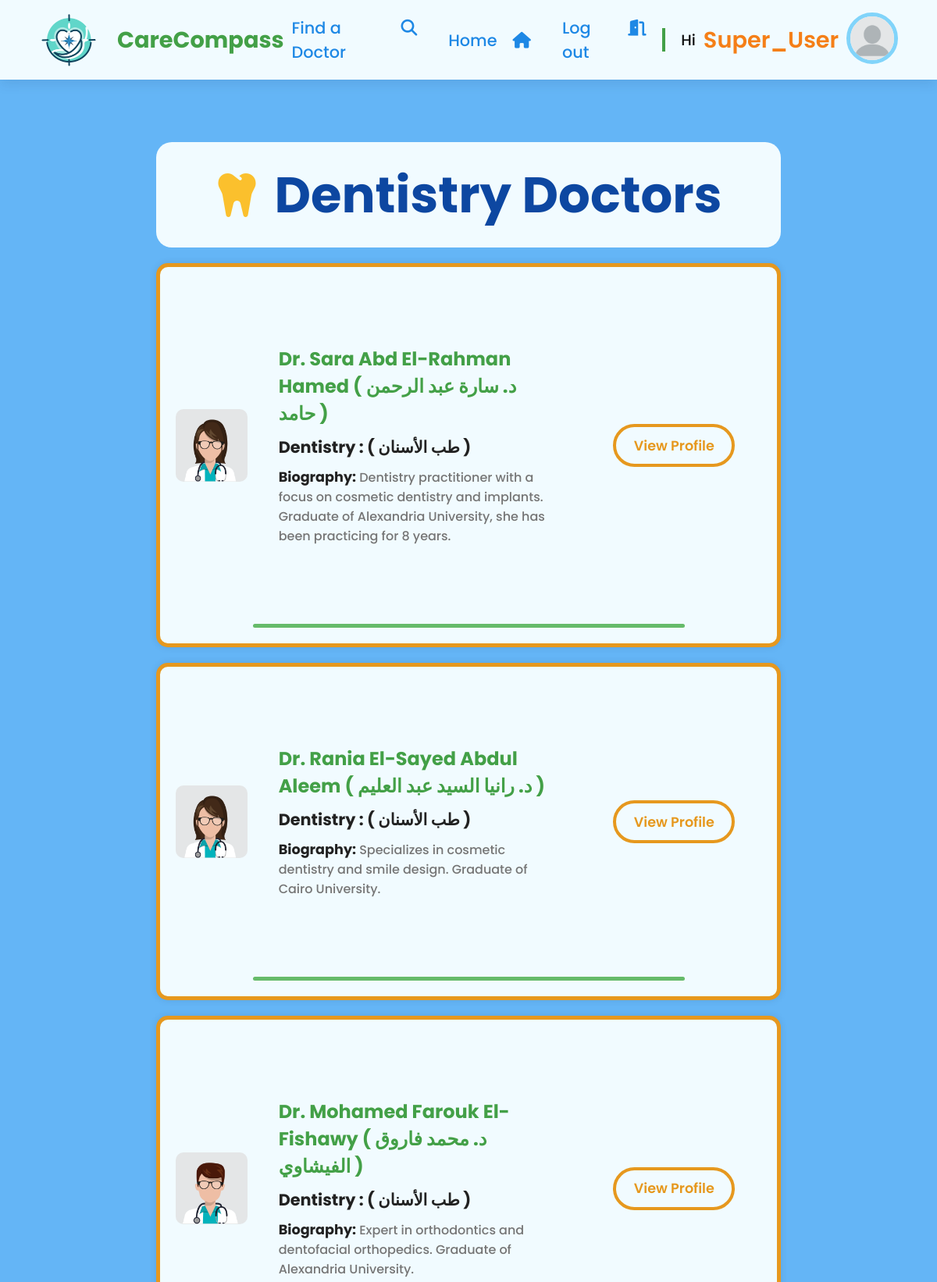
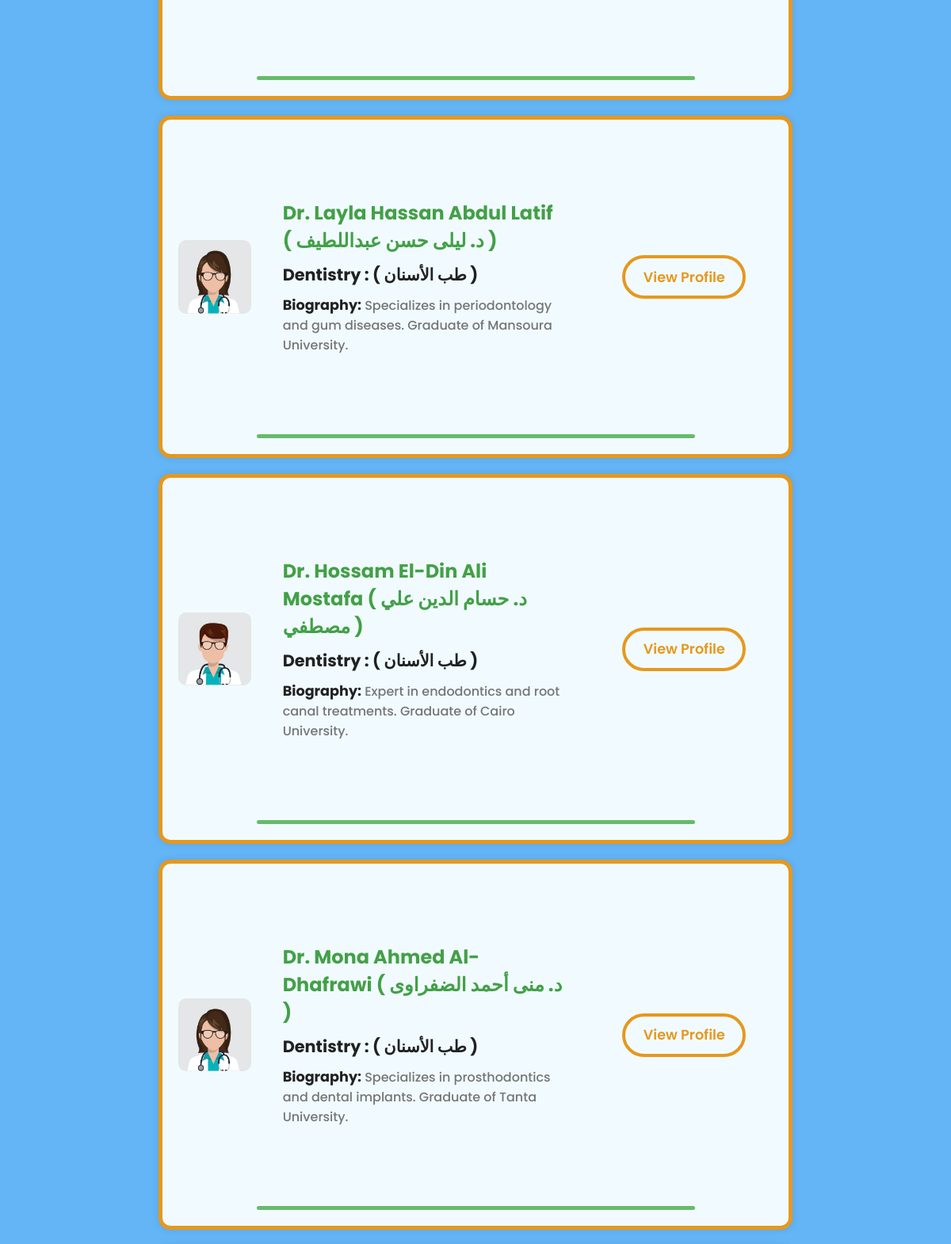
Screenshot of /specialized_doctors?specialty=Dentistry (signed in, upper part) with the database file from the repository (2 pictures, top to bottom).
### Users/models.py (models this page shows, shortened)
class UserProfile(models.Model):
    user = models.OneToOneField(User, on_delete=models.CASCADE)
    city = models.CharField(max_length=100, blank=True)
    profile_img = models.ImageField(upload_to='profile_images', default='default/blank-profile-picture.png')
    phone_number = models.CharField(max_length=13, blank=True)

### Doctors/models.py (models this page shows, shortened)
class DoctorProfile(models.Model):
    GENDER_CHOICES = [
        ('Male', 'Male'),
        ('Female', 'Female'),
    ]
    full_name_in_english = models.CharField(max_length=100)
    full_name_in_arabic = models.CharField(max_length=100)
    doctor_profile_img = models.ImageField(upload_to='doctors_profile_images', blank=True, null=True)
    english_bio = models.TextField()
    arabic_bio = models.TextField()
    phone = models.CharField(max_length=13)
    address_in_english = models.CharField(max_length=255)
    address_in_arabic = models.CharField(max_length=255)
    specialization_in_english = models.CharField(max_length=100)
    specialization_in_arabic = models.CharField(max_length=100)
    gender = models.CharField(max_length=6, choices=GENDER_CHOICES)
    birthdate = models.DateField()
    default_pic_mapping = {
        'Male': 'default/male_blank_doctor.png',
        'Female': 'default/female_blank_doctor.png'
    }
    def get_profile_pic_url(self):
        if not self.doctor_profile_img:
            return os.path.join(settings.MEDIA_URL, self.default_pic_mapping[self.gender])
        return self.doctor_profile_img.url

### Search/views.py (the view)
# urls.py: path('specialized_doctors', views.specialized_doctors, name='specialized_doctors'),
@login_required(login_url= "login")
def specialized_doctors(request):
    if request.method == 'GET':
        specialty = request.GET.get('specialty')
        doctors = DoctorProfile.objects.filter(specialization_in_english__exact=specialty)
        specialty_icon = specialty_icons[specialty]
    context = {
        'doctors': doctors,
        'specialty': specialty,
        'specialty_icon': specialty_icon,
    }
    return render(request, 'Search/specialized_doctors.html', context)

### Search/templates/Search/specialized_doctors.html (shortened to what this page needs)
{% extends "base.html" %}
{% load static %}
{% block extra_css %}
    <link rel="stylesheet" href="{% static 'css/search_result_styles.css' %}">
{% endblock %}
{% block content %}
    <section>
        <div class="specialty-header">
            <i class="{{ specialty_icon }}"></i>
            <p> {{ specialty }} Doctors </p>
        </div>
        {% if doctors %}
            {% for doctor in doctors %}
                {% include 'Search/doctors_list.html' %}
            {% endfor %}
        {% else %}
            <h2 style="text-align: center; margin-top: 50px;">NO Doctors Found!!</h2>
        {% endif %}
    </section>
{% endblock %}

### templates/navbar.html (shortened to what this page needs)
{% load static %}
<header>
    <a href="{% url 'home' %}" class="logo">
        <img src="{% static 'images/Logo.png' %}" alt="Logo">
        CareCompass
    </a>
    <nav class="navigation-bar">
        {% if user.is_authenticated %}
            <div class="navigation-bar-links">
                <div class="nav-link">
                    <a href="/#find-doctor" id="find-doctor-link">Find a Doctor</a>
                    <i class="fa-solid fa-magnifying-glass"></i>
                </div>
                <div class="nav-link">
                    <a href="{% url 'home' %}">Home</a>
                    <i class="fa-solid fa-house"></i>
                </div>
                <div class="nav-link">
                    <a href="{% url 'logout' %}">Log out</a>
                    <i class="fa-solid fa-door-open"></i>
                </div>
            </div>
            <span class="separator"></span>
            <p class="logged-in-user">Hi <a href="{% url 'user_profile' %}"> <span>{{ user.username }}</span> </a></p>
            <div class="user-avatar">
                <img src="{{ user.userprofile.profile_img.url }}" alt="{{ user.username }}">
            </div>
        {% endif %}
    </nav>
</header>

### Search/templates/Search/doctors_list.html
<div class="doctor-row">
    <div class="doctor-container">
        <div class="doctor-image">
            <img src="{{ doctor.get_profile_pic_url }}" alt="{{ doctor.full_name_in_english }}">
        </div>
        <div class="doctor-info">
            <a href="{% url 'doctor_profile' %}?id={{ doctor.id }}">
                <h3 class="doctor-name">Dr. {{ doctor.full_name_in_english }} <span class="rtl">( د. {{ doctor.full_name_in_arabic }} )</span></h3>
            </a>
            <h5 class="doctor-specialty">{{ doctor.specialization_in_english }} : <span class="rtl">( {{ doctor.specialization_in_arabic }} )</span></h5>
            <p class="doctor-bio"> <span>Biography:</span> {{ doctor.english_bio }}</p>
        </div>
        <div class="doctor-contact">
            <a href="{% url 'doctor_profile' %}?id={{ doctor.id }}" class="profile-link"> <button class="profile-btn">View Profile</button> </a>
        </div>
    </div>
    <hr>
</div>

### static/css/basic.css (style rules this page uses)
:root { --primary-blue: #1E88E5; --primary-blue-light: #64B5F6; --primary-blue-dark: #1565C0; --primary-blue-darker: #0D47A1; --primary-accent-blue: #81D4FA; --primary-accent-blue-light: #daf0fb; --secondary-green: #43A047; --secondary-green-light: #66BB6A; --secondary-accent-green: #15d46b; --secondary-green-dark: #2E7D32; --secondary-green-darker: #1B5E20; --neutral-white: #f1fbff; --text-dark-gray: #424242; --text-dark-gray-light: #757575; --text-dark-gray-dark: #212121; --text-dark-gray-darker: #0E0E0E; --error-red: #E53935; --error-red-light: #EF5350; --error-red-accent: #FF5A5F; --error-red-accent-light: #ffc8ca; --accent-pinkish-red: #DB5C91; --accent-pinkish-red-light: #F48FB1; --accent-orange: #E6981E; --accent-orange-light: #FBC02D; --accent-orange-dark: #F57F17; }
* { font-family: "Poppins", sans-serif; margin: 0; padding: 0; box-sizing: border-box; scroll-behavior: smooth; }
.rtl { direction: rtl; }
a { text-decoration: none; }
#base-page-body { min-height: 100vh; width: 100vw; position: relative; background-color: var(--primary-blue-light); display: flex; flex-direction: column; overflow-x: hidden; }
section { padding: 150px 200px; }
header { background-color: var(--neutral-white); width: 100%; display: flex; position: sticky; top: 0px; justify-content: space-between; align-items: center; padding: 10px 30px; box-shadow: 0px 5px 15px rgba(1, 28, 64, 0.1); z-index: 999; }
.logo { display: flex; align-items: center; justify-content: center; text-decoration: none; color: var(--secondary-green); font-size: 1.8em; font-weight: 700; }
.logo img { width: 120px; }
.navigation-bar { display: flex; align-items: center; justify-content: center; }
.navigation-bar-links { display: flex; align-items: center; gap: 20px; }
.nav-link { display: flex; justify-content: center; align-items: baseline; color: var(--primary-blue); font-size: 1.3em; font-weight: 500; padding: 10px; cursor: pointer; }
.nav-link a { color: var(--primary-blue); }
.nav-link i { margin-left: 20px; }
.logged-in-user { color: var(--text-dark-gray-darker); margin: 0; display: flex; justify-content: center; align-items: center; text-decoration: none; font-size: 1.2em; font-weight: 500; padding: 10px; }
.logged-in-user span { padding-left: 10px; color: var(--accent-orange-dark); font-size: 1.5em; font-weight: 600; }
.separator { width: 5px; height: 30px; margin: 10px; background-color: var(--secondary-green); }
.user-avatar { width: 70px; height: 70px; margin-right: 20px; }
.user-avatar img { width: 100%; border: 5px solid var(--primary-accent-blue); border-radius: 50%; }

### rows the page displays
DoctorProfile: full_name_in_english "Sara Abd El-Rahman Hamed", full_name_in_arabic "سارة عبد الرحمن حامد", specialization_in_english "Dentistry", specialization_in_arabic "طب الأسنان", english_bio "Dentistry practitioner with a focus on cosmetic dentistry and implants. Graduate of Alexandria University, she has been practicing for 8 years."
DoctorProfile: full_name_in_english "Rania El-Sayed Abdul Aleem", full_name_in_arabic "رانيا السيد عبد العليم", specialization_in_english "Dentistry", specialization_in_arabic "طب الأسنان", english_bio "Specializes in cosmetic dentistry and smile design. Graduate of Cairo University."
DoctorProfile: full_name_in_english "Mohamed Farouk El-Fishawy", full_name_in_arabic "محمد فاروق الفيشاوي", specialization_in_english "Dentistry", specialization_in_arabic "طب الأسنان", english_bio "Expert in orthodontics and dentofacial orthopedics. Graduate of Alexandria University."
DoctorProfile: full_name_in_english "Layla Hassan Abdul Latif", full_name_in_arabic "ليلى حسن عبداللطيف", specialization_in_english "Dentistry", specialization_in_arabic "طب الأسنان", english_bio "Specializes in periodontology and gum diseases. Graduate of Mansoura University."
DoctorProfile: full_name_in_english "Hossam El-Din Ali Mostafa", full_name_in_arabic "حسام الدين علي مصطفي", specialization_in_english "Dentistry", specialization_in_arabic "طب الأسنان", english_bio "Expert in endodontics and root canal treatments. Graduate of Cairo University."
DoctorProfile: full_name_in_english "Mona Ahmed Al-Dhafrawi", full_name_in_arabic "منى أحمد الضفراوى", specialization_in_english "Dentistry", specialization_in_arabic "طب الأسنان", english_bio "Specializes in prosthodontics and dental implants. Graduate of Tanta University."

### other values shown
{{ user.username }} "Super_User"
{{ specialty }} "Dentistry"
